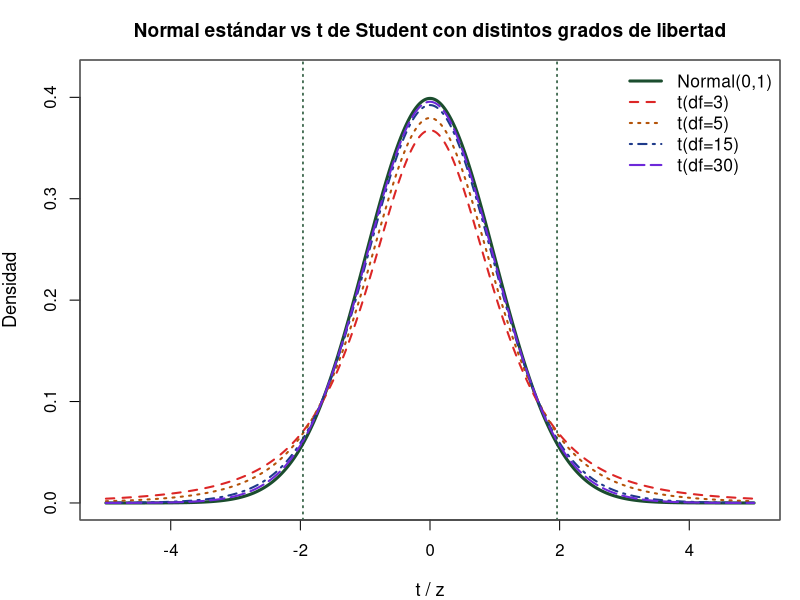

This figure's R source:
## ---- chunk 1
#| echo: false
#| fig-width: 10
#| fig-height: 4.4
#| fig-align: center
x <- seq(-5, 5, length = 500)
par(mar = c(4, 4, 3, 1), family = "sans")
plot(x, dnorm(x), type = "l", lwd = 3, col = "#1b4d2e",
     ylim = c(0, 0.42),
     xlab = "t / z", ylab = "Densidad",
     main = "Normal estándar vs t de Student con distintos grados de libertad",
     cex.main = 1.15, cex.lab = 1.1)
cols <- c("#dc2626","#b45309","#1e3a8a","#6d28d9")
dfs  <- c(3, 5, 15, 30)
for (i in seq_along(dfs))
  lines(x, dt(x, dfs[i]), lwd = 2, col = cols[i], lty = i+1)
abline(v = c(-1.96, 1.96), col = "#1b4d2e", lwd = 1.5, lty = 3)
legend("topright",
       legend = c("Normal(0,1)", paste0("t(df=", dfs, ")")),
       col = c("#1b4d2e", cols), lwd = c(3,2,2,2,2),
       lty = c(1,2,3,4,5), bty = "n", cex = 1.05)
box(col = "gray40")
